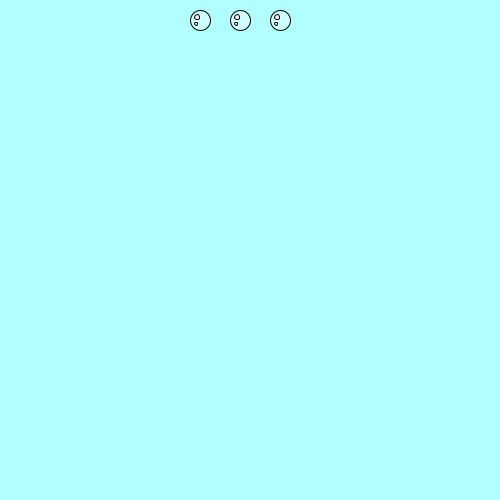
Frame 1 (no input)
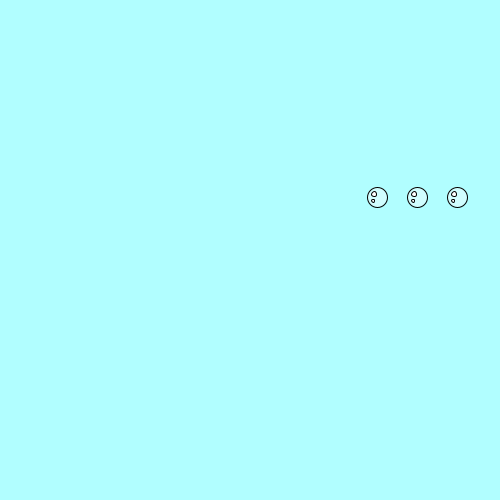
Frame 60 (the mouse pressed at the canvas centre just before this capture)
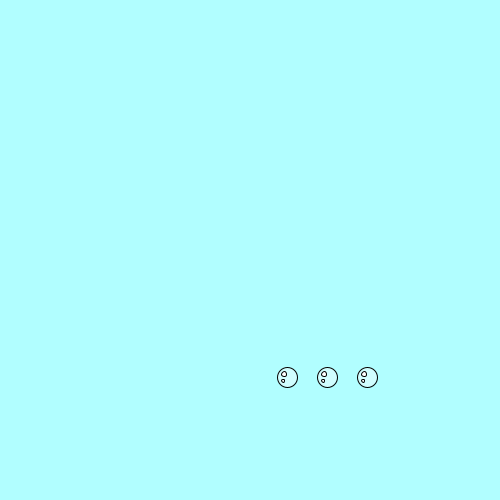
Frame 120 (the mouse held since frame 60 and released just before this capture)

The Processing sketch that drew these frames (run headless with seeded random() and noise(); from frame 60 on, the mouse is pressed at the canvas centre):

// Processing sketch: processing_161208
// ── processing_161208.pde


int x = 200;
int y = 20;
int xspeed = 3;
int yspeed = 3;

void setup() {
  size(500, 500);

}


void draw() {
  background(177,254,255);


    
    //noStroke();
    for(int i = 0; i <120; i+=40){
    fill(255,255,255,100);
     ellipse(x+i, y, 20, 20);
    fill(255);
    ellipse((x-3)+i, y-3, 5, 5);
    fill(255);
    ellipse((x-4)+i, y+3.5, 3, 3);
     if (x +i > width || x  < 0) { // left and right walls
      xspeed = -xspeed; // go the other way
    }
    if (y > height || y < 0) { // top and bottom walls
      yspeed = -yspeed; // go the other way 
    }
    };
       
   // ellipse(x +40, y, 20, 20);
   // ellipse(x -40, y, 20, 20);

  
  x+=xspeed; // this effectively moves them
  y+=yspeed;
}
